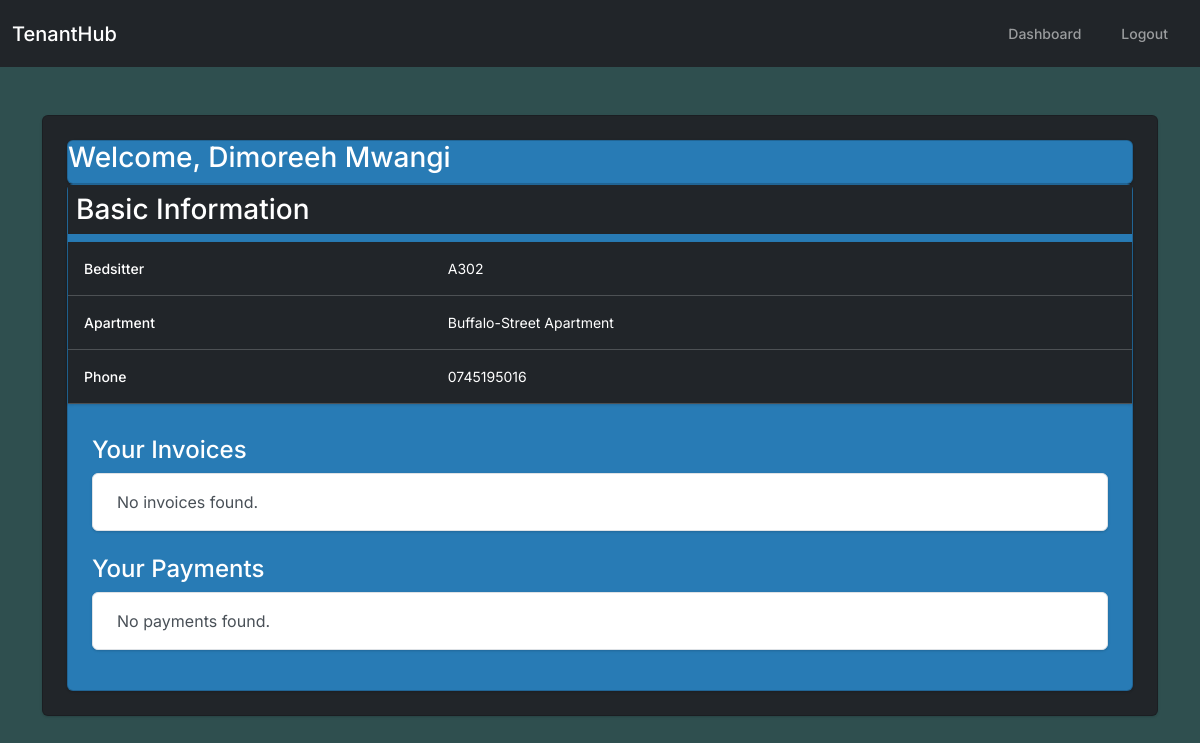
Before: /tenant/dashboard/ (signed in) with the older database file.
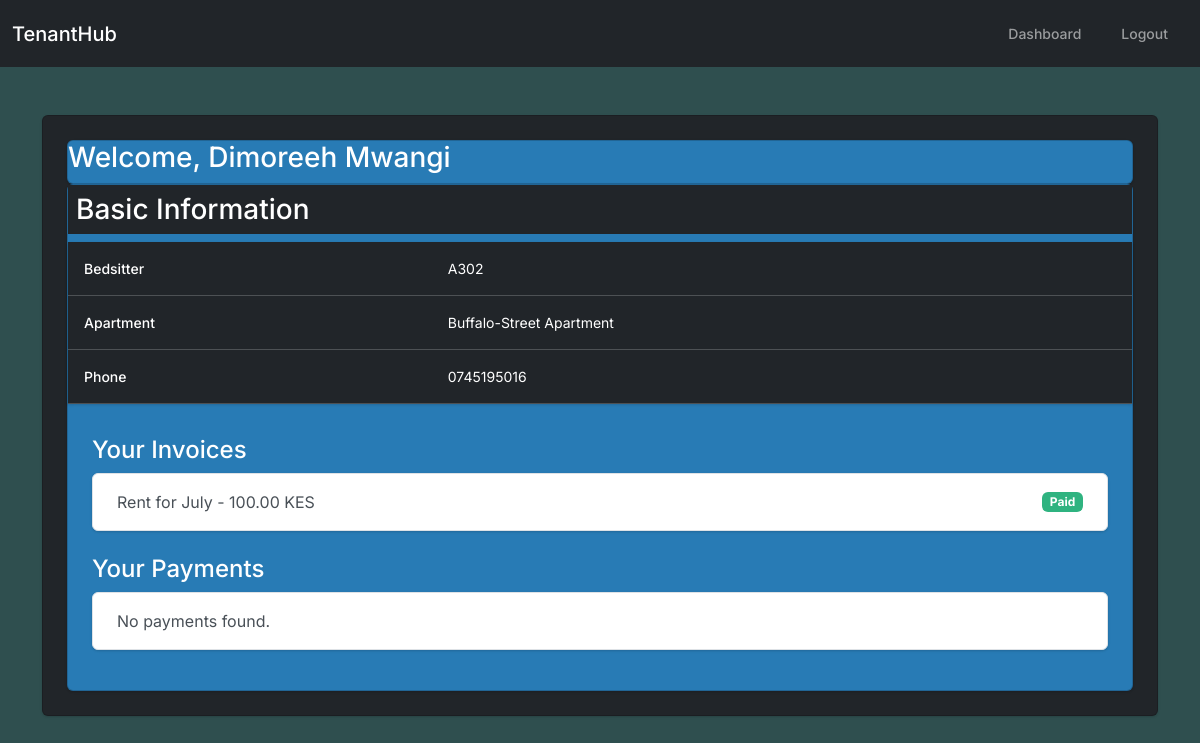
After: the same page with the newer database file.
### portal/models.py (models this page shows, shortened)
class Invoice(models.Model):
    tenant = models.ForeignKey(TenantProfile, on_delete=models.CASCADE)
    description = models.CharField(max_length=255)
    amount = models.DecimalField(max_digits=10, decimal_places=2)
    due_date = models.DateField()
    is_paid = models.BooleanField(default=False)
    apartment = models.ForeignKey(Apartment, on_delete=models.CASCADE, related_name="invoices")
    class Meta:
        verbose_name_plural = "Invoices"

### portal/views.py (the view)
# urls.py: path('tenant/dashboard/', views.tenant_dashboard, name='tenant_dashboard'),
@login_required
def tenant_dashboard(request):
    try:
        tenant_profile = TenantProfile.objects.select_related('bedsitter').get(user=request.user)
    except TenantProfile.DoesNotExist:
        return redirect('login')
    invoices = Invoice.objects.filter(tenant=tenant_profile).order_by('-is_paid')
    payments = Payment.objects.filter(tenant=tenant_profile).order_by('-date')
    context = {
        "tenant_profile": tenant_profile,
        "invoices": invoices,
        "payments": payments,
    }
    return render(request, "portal/tenant_dashboard.html", context)

### portal/templates/portal/tenant_dashboard.html (shortened to what this page needs)
{% extends "portal/base_tenant.html" %}
{% block content %}
<div class="container card bg-dark p-4">
    <div class="card bg-info text-white">
        <h3>Welcome, {{ tenant_profile.user.get_full_name|default:tenant_profile.user.username }}</h3>
    </div>
    <div class="card text-bg-info">
        <table class="table table-hover table-dark">
            <tbody class="text-bg-dark">
            <h2 class="fs-3 text-bg-dark p-2">Basic Information</h2>
                <tr>
                    <th scope="row">Bedsitter</th>
                    <td>{{ tenant_profile.bedsitter.number }}</td>
                </tr>
                <tr>
                    <th scope="row">Apartment</th>
                    <td>{{ tenant_profile.bedsitter.apartment.name }}</td>
                </tr>
                <tr>
                    <th scope="row">Phone</th>
                    <td>{{ tenant_profile.phone }}</td>
                </tr>
            </tbody>
        </table>
        <div class="card-body">
            <h4>Your Invoices</h4>
            <ul class="list-group mb-4">
                {% for invoice in invoices %}
                    <li class="list-group-item d-flex justify-content-between align-items-center">
                        {{ invoice.description }} - {{ invoice.amount }} KES
                        <span class="badge {% if invoice.is_paid %}bg-success{% else %}bg-warning text-dark{% endif %}">
                            {% if invoice.is_paid %}Paid{% else %}Unpaid{% endif %}
                        </span>
                    </li>
                {% empty %}
                    <li class="list-group-item">No invoices found.</li>
                {% endfor %}
            </ul>
            <h4>Your Payments</h4>
            <ul class="list-group mb-4">
                {% for payment in payments %}
                    <li class="list-group-item">
                        Paid {{ payment.amount }} KES {{ payment.invoice.description }} on {{ payment.date|date:"Y-m-d" }}
                    </li>
                {% empty %}
                    <li class="list-group-item">No payments found.</li>
                {% endfor %}
            </ul>
        </div>
    </div>
</div>
{% endblock %}

Changed rows visible on the page:
added Invoice: description "Rent for July", amount "100.00", is_paid "Paid"
Other visible differences:
text no longer shown: "No invoices found."
